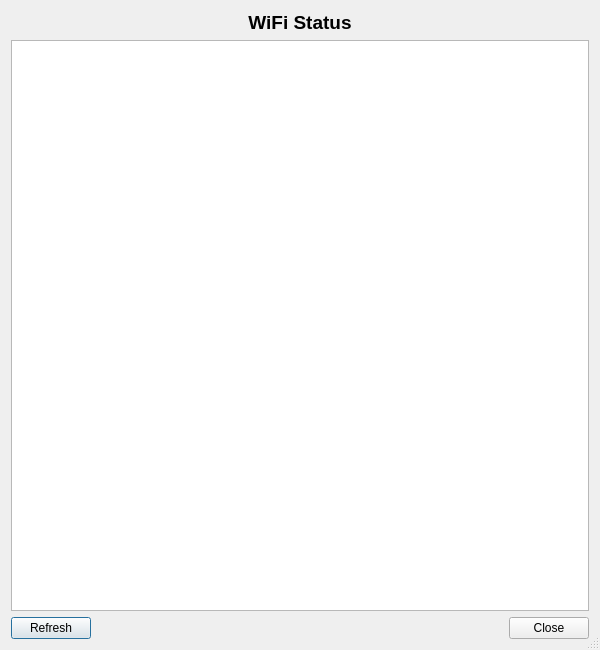
<?xml version="1.0" encoding="UTF-8"?>
<ui version="4.0">
 <class>WifiStatusDialog</class>
 <widget class="QDialog" name="WifiStatusDialog">
  <property name="geometry">
   <rect>
    <x>0</x>
    <y>0</y>
    <width>600</width>
    <height>650</height>
   </rect>
  </property>
  <property name="windowTitle">
   <string>WiFi Status</string>
  </property>
  <property name="sizeGripEnabled">
   <bool>true</bool>
  </property>
  <layout class="QVBoxLayout" name="verticalLayout">
   <item>
    <widget class="QLabel" name="label">
     <property name="font">
      <font>
       <pointsize>14</pointsize>
       <bold>true</bold>
      </font>
     </property>
     <property name="text">
      <string>WiFi Status</string>
     </property>
     <property name="alignment">
      <set>Qt::AlignmentFlag::AlignCenter</set>
     </property>
    </widget>
   </item>
   <item>
    <widget class="QTreeWidget" name="statusTree">
     <property name="headerHidden">
      <bool>true</bool>
     </property>
     <column>
      <property name="text">
       <string notr="true">1</string>
      </property>
     </column>
    </widget>
   </item>
   <item>
    <layout class="QHBoxLayout" name="horizontalLayout">
     <item>
      <widget class="QPushButton" name="refreshButton">
       <property name="toolTip">
        <string>Press to refresh the status display.</string>
       </property>
       <property name="text">
        <string>Refresh</string>
       </property>
      </widget>
     </item>
     <item>
      <widget class="QDialogButtonBox" name="buttonBox">
       <property name="orientation">
        <enum>Qt::Orientation::Horizontal</enum>
       </property>
       <property name="standardButtons">
        <set>QDialogButtonBox::StandardButton::Close</set>
       </property>
      </widget>
     </item>
    </layout>
   </item>
  </layout>
 </widget>
 <tabstops>
  <tabstop>statusTree</tabstop>
  <tabstop>refreshButton</tabstop>
 </tabstops>
 <resources/>
 <connections>
  <connection>
   <sender>buttonBox</sender>
   <signal>accepted()</signal>
   <receiver>WifiStatusDialog</receiver>
   <slot>accept()</slot>
   <hints>
    <hint type="sourcelabel">
     <x>248</x>
     <y>254</y>
    </hint>
    <hint type="destinationlabel">
     <x>157</x>
     <y>274</y>
    </hint>
   </hints>
  </connection>
  <connection>
   <sender>buttonBox</sender>
   <signal>rejected()</signal>
   <receiver>WifiStatusDialog</receiver>
   <slot>reject()</slot>
   <hints>
    <hint type="sourcelabel">
     <x>316</x>
     <y>260</y>
    </hint>
    <hint type="destinationlabel">
     <x>286</x>
     <y>274</y>
    </hint>
   </hints>
  </connection>
 </connections>
</ui>
